Frame 1 (no input): blank canvas, image omitted
Frame 60 (the mouse pressed at the canvas centre just before this capture): blank canvas, image omitted
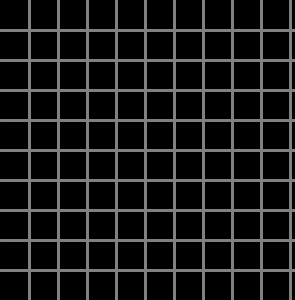
Frame 120 (the mouse held since frame 60 and released just before this capture)

The Processing sketch whose frames 1 and 60 were blank and that drew this single picture after the mouse press (run headless with seeded random() and noise(); from frame 60 on, the mouse is pressed at the canvas centre):

// Processing sketch: processing_116507
// ── processing_116507.pde

void setup(){
  size (295,300);
  frameRate (30);
}
void draw(){
  background (0);
  smooth();
  strokeWeight(3);
  int coulH = int(map(mouseX,0,width,0,255));
  int coulV = int(map(mouseY,0,width,0,255));
  int divV = int(map(mouseX,0,width,1,20));
  int divH = int(map(mouseY,0,height,1,20));
  for(int i=width/divV;i<width;i=i+width/divV){
    stroke(coulH,coulV,128);  
    line(i,0,i,height);
  }
  for(int j=height/divH;j<height;j=j+height/divH){
    stroke(coulV,coulH,128);
    line(0,j,width,j);
  }
}
